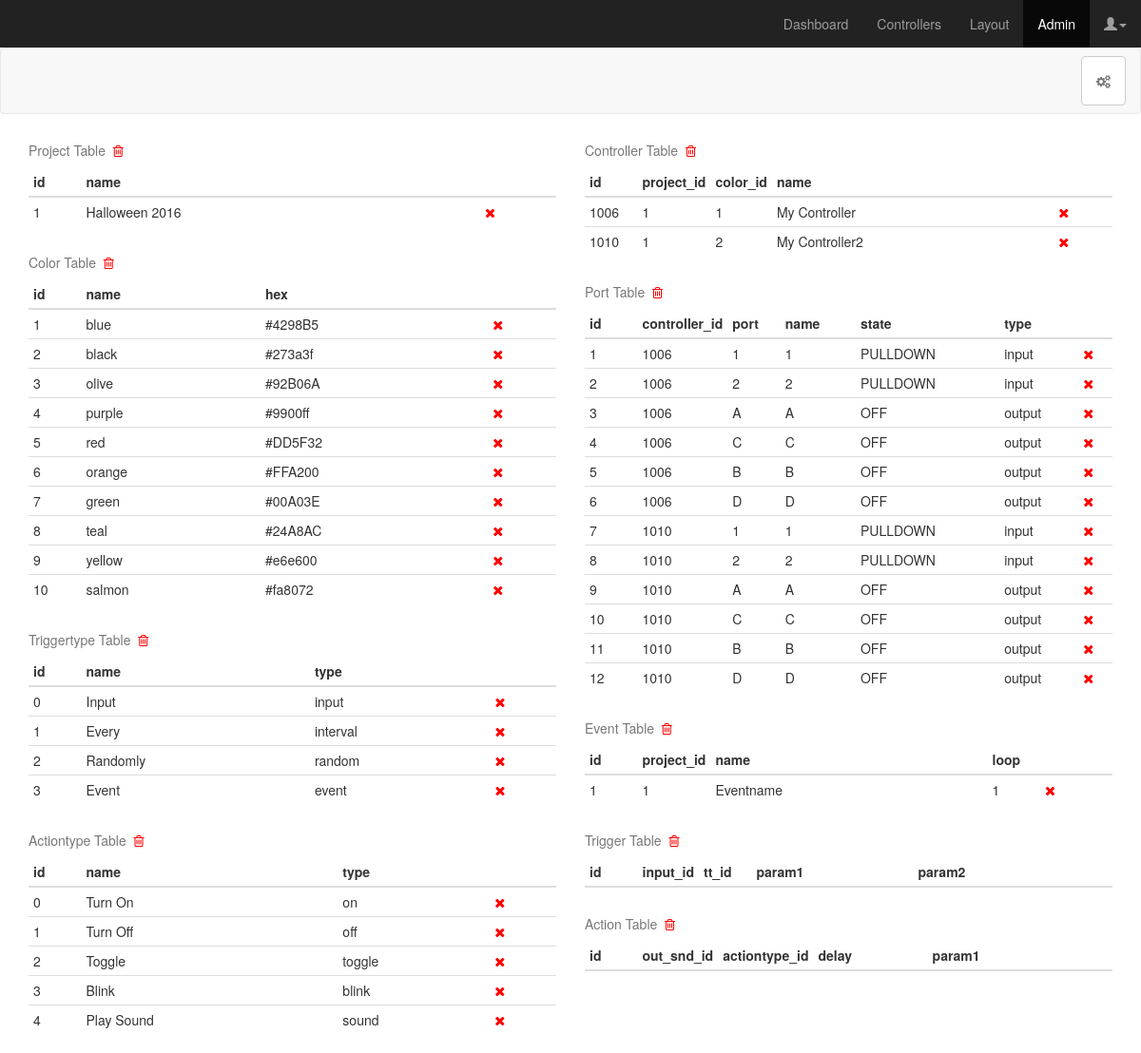
The page /admin on the database its author committed.
### app/models.py (models this page shows, shortened)
class Project(db.Model):
	id = db.Column(db.Integer, primary_key=True)
	name = db.Column(db.String(49), unique=True)
	controller = db.relationship('Controller', backref='controlelr', lazy='dynamic')
	event = db.relationship('Event', backref='event', lazy='dynamic')
	@property
	def serialize(self):
		return{
			'id': self.id,
			'name': self.name
		}

class Color(db.Model):
	id = db.Column(db.Integer, primary_key=True)
	name = db.Column(db.String(8))
	hex = db.Column(db.String(8))
	@property
	def serialize(self):
		return{
			'id': self.id,
			'name': self.name,
			'hex': self.hex
		}

class Triggertype(db.Model):
	id = db.Column(db.Integer, primary_key=True)
	type = db.Column(db.String(10))
	name = db.Column(db.String(25))
	@property
	def serialize(self):
		return {
			'id': self.id,
			'name': self.name,
			'type': self.type
		}

class Actiontype(db.Model):
	id = db.Column(db.Integer, primary_key=True)
	type = db.Column(db.String(10))
	name = db.Column(db.String(25))
	@property
	def serialize(self):
		return{
			'id': self.id,
			'name': self.name,
			'type': self.type
		}

class Controller(db.Model):
	id = db.Column(db.Integer, primary_key=True)
	project_id = db.Column(db.Integer, db.ForeignKey('project.id'))
	color_id = db.Column(db.Integer, db.ForeignKey('color.id'))
	name = db.Column(db.String(25), unique=True)
	ports = db.relationship('Port', backref='controller')
	def get_port(self, port):
		try:
			for p in self.ports:
				if p.port == port:
					return p
			NotFound = namedtuple('NotFound', 'id name state')
			p = NotFound(id='<NOT_FOUND>', name='<NOT_FOUND>', state='<NOT_FOUND>')
			return p
		except:
			return 0
	@property
	def serialize(self):
		return {
			'controller_id': self.id,
			'project_id': self.project_id,
			'controllername': self.name,
			'controllercolor': self.color_id,
			'input1_id': self.get_port('1').id,
			'input1name': self.get_port('1').name,
			'input1state': self.get_port('1').state,
			'input2_id': self.get_port('2').id,
			'input2name': self.get_port('2').name,
			'input2state': self.get_port('2').state,
			'outputA_id': self.get_port('A').id,
			'outputAname': self.get_port('A').name,
			'outputAstate': self.get_port('A').state,
			'outputB_id': self.get_port('B').id,
			'outputBname': self.get_port('B').name,
			'outputBstate': self.get_port('B').state,
			'outputC_id': self.get_port('C').id,
			'outputCname': self.get_port('C').name,
			'outputCstate': self.get_port('C').state,
			'outputD_id': self.get_port('D').id,
			'outputDname': self.get_port('D').name,
			'outputDstate': self.get_port('D').state,
		}

class Port(db.Model):
	id = db.Column(db.Integer, primary_key=True)
	controller_id = db.Column(db.Integer, db.ForeignKey('controller.id'))
	port = db.Column(db.String(2))
	name = db.Column(db.String(25))
	state = db.Column(db.String(10))
	type = db.Column(db.String(8))
	@property
	def serialize(self):
		return {
			'id': self.id,
			'cid': self.controller_id,
			'cname': self.controller.name,
			'port': self.port,
			'name': self.name,
			'state': self.state,
			'type': self.type,
			'color_id': self.controller.color_id
		}

class Event(db.Model):
	id = db.Column(db.Integer, primary_key=True)
	project_id = db.Column(db.Integer, db.ForeignKey('project.id'))
	name = db.Column(db.String(24), default='Eventname')
	loop = db.Column(db.Integer, default=1)
	triggers = db.relationship(
		'Trigger',
		secondary = event_triggers,
		backref = db.backref('events', lazy='dynamic'),
		lazy = 'dynamic')
	actions = db.relationship(
		'Action',
		secondary = event_actions,
		backref = db.backref('events', lazy='dynamic'),
		lazy = 'dynamic')
	@property
	def serialize(self):
		return {
			'id': self.id,
			'project_id': self.project_id,
			'name': self.name,
			'loop': self.loop
		}

### app/views.py (the view)
@app.route('/admin')
def admin():
	return render_template('admin.html', title='Admin', projects=[p.serialize for p in Project.query.all()], ports=[p.serialize for p in Port.query.all()], triggertypes=[tt.serialize for tt in Triggertype.query.all()], actiontypes=[at.serialize for at in Actiontype.query.all()], actions=[a.serialize for a in Action.query.all()], controllers=[c.serialize for c in Controller.query.all()], events=[e.serialize for e in Event.query.all()], colors=[c.serialize for c in Color.query.all()])

### app/templates/admin.html (shortened to what this page needs)
{% extends "base.html" %}
{% block content %}
<link href="static/css/admin.css" rel="stylesheet">
<nav class="navbar navbar-default">
  <div class="container-fluid">
    <div class="collapse navbar-collapse" id="navbar-collapse-1">
      <ul class="nav navbar-nav navbar-right">
        <li>
        	<a class="btn btn-default navbar-btn" href="init_setup" role="button">
        	  <i class="fa fa-cogs"></i>
        	</a>
        </li>
      </ul>
    </div>
  </div>
</nav>
<div class="container">
  <div class="row">
    <div class="col-xs-6">
      <table class="table table-condensed">
        <caption>Project Table&nbsp;&nbsp;<i class="fa fa-trash-o" id="project" style="color:red;"></caption>
        <thead>
          <tr>
            <th class="id">id</th>
            <th>name</th>
            <th>&nbsp;</th>
          </tr>
        </thead>
        <tbody>
          {% for p in projects %}
          <tr>
            <td class="id">{{ p.id }}</td>
            <td>{{ p.name }}</td>
            <td><i class="fa fa-times" id="project-{{ p.id }}" style="color:red;"></td>
          </tr>
          {% endfor %}
        </tbody>
      </table>
      <table class="table table-condensed">
        <caption>Color Table&nbsp;&nbsp;<i class="fa fa-trash-o" id="color" style="color:red;"></caption>
        <thead>
          <tr>
            <th class="id">id</th>
            <th>name</th>
            <th>hex</th>
            <th>&nbsp;</th>
          </tr>
        </thead>
        <tbody>
          {% for c in colors %}
          <tr>
            <td class="id">{{ c.id }}</td>
            <td>{{ c.name }}</td>
            <td>{{ c.hex }}</td>
            <td><i class="fa fa-times" id="color-{{ c.id }}" style="color:red;"></td>
          </tr>
          {% endfor %}
        </tbody>
      </table>
      <table class="table table-condensed">
        <caption>Triggertype Table&nbsp;&nbsp;<i class="fa fa-trash-o" id="triggertype" style="color:red;"></caption>
        <thead>
          <tr>
            <th class="id">id</th>
            <th>name</th>
            <th>type</th>
            <th>&nbsp;</th>
          </tr>
        </thead>
        <tbody>
          {% for tt in triggertypes %}
          <tr>
            <td class="id">{{ tt.id }}</td>
            <td>{{ tt.name }}</td>
            <td>{{ tt.type }}</td>
            <td><i class="fa fa-times" id="triggertype-{{ tt.id }}" style="color:red;"></td>
          </tr>
          {% endfor %}
        </tbody>
      </table>
      <table class="table table-condensed">
        <caption>Actiontype Table&nbsp;&nbsp;<i class="fa fa-trash-o" id="actiontype" style="color:red;"></caption>
        <thead>
          <tr>
            <th class="id">id</th>
            <th>name</th>
            <th>type</th>
            <th>&nbsp;</th>
          </tr>
        </thead>
        <tbody>
          {% for a in actiontypes %}
          <tr>
            <td class="id">{{ a.id }}</td>
            <td>{{ a.name }}</td>
            <td>{{ a.type }}</td>
            <td><i class="fa fa-times" id="actiontype-{{ a.id }}" style="color:red;"></td>
          </tr>
          {% endfor %}
        </tbody>
      </table>
    </div>
    <div class="col-xs-6">
      <table class="table table-condensed">
        <caption>Controller Table&nbsp;&nbsp;<i class="fa fa-trash-o" id="controller" style="color:red;"></caption>
        <thead>
          <tr>
            <th class="id">id</th>
            <th class="id">project_id</th>
            <th class="id">color_id</th>
            <th>name</th>
            <th>&nbsp;</th>
          </tr>
        </thead>
        <tbody>
          {% for c in controllers %}
          <tr>
            <td class="id">{{ c.controller_id }}</td>
            <td class="id">{{ c.project_id }}</td>
            <td class="id">{{ c.controllercolor }}</td>
            <td>{{ c.controllername }}</td>
            <td><i class="fa fa-times" id="controller-{{ c.controller_id }}" style="color:red;"></td>
          </tr>
          {% endfor %}
        </tbody>
      </table>
      <table class="table table-condensed">
        <caption>Port Table&nbsp;&nbsp;<i class="fa fa-trash-o" id="port" style="color:red;"></caption>
        <thead>
          <tr>
            <th class="id">id</th>
            <th class="id">controller_id</th>
            <th class="id">port</th>
            <th>name</th>
            <th>state</th>
            <th>type</th>
            <th>&nbsp;</th>
          </tr>
        </thead>
        <tbody>
          {% for p in ports %}
          <tr>
            <td class="id">{{ p.id }}</td>
            <td class="id">{{ p.cid }}</td>
            <td class="id">{{ p.port }}</td>
            <td>{{ p.name }}</td>
            <td>{{ p.state }}</td>
            <td>{{ p.type }}</td>
            <td><i class="fa fa-times" id="port-{{ p.id }}" style="color:red;"></td>
          </tr>
          {% endfor %}
        </tbody>
      </table>
      <table class="table table-condensed">
        <caption>Event Table&nbsp;&nbsp;<i class="fa fa-trash-o" id="event" style="color:red;"></caption>
        <thead>
          <tr>
            <th class="id">id</th>
            <th class="id">project_id</th>
            <th>name</th>
            <th class="id">loop</th>
            <th>&nbsp;</th>
          </tr>
        </thead>
        <tbody>
          {% for e in events %}
          <tr>
            <td class="id">{{ e.id }}</td>
            <td class="id">{{ e.project_id }}</td>
            <td>{{ e.name }}</td>
            <td class="id">{{ e.loop }}</td>
            <td><i class="fa fa-times" id="event-{{ e.id }}" style="color:red;"></td>
          </tr>
          {% endfor %}
        </tbody>
      </table>
      <table class="table table-condensed">
        <caption>Trigger Table&nbsp;&nbsp;<i class="fa fa-trash-o" id="trigger" style="color:red;"></caption>
        <thead>
          <tr>
            <th class="id">id</th>
            <th class="id">input_id</th>
            <th class="id">tt_id</th>
            <th>param1</th>
            <th>param2</th>
            <th>&nbsp;</th>
          </tr>
        </thead>
      </table>
      <table class="table table-condensed">
        <caption>Action Table&nbsp;&nbsp;<i class="fa fa-trash-o" id="action" style="color:red;"></caption>
        <thead>
          <tr>
            <th class="id">id</th>
            <th class="id">out_snd_id</th>
            <th class="id">actiontype_id</th>
            <th>delay</th>
            <th>param1</th>
            <th>&nbsp;</th>
          </tr>
        </thead>
      </table>
    </div>
  </div>
</div>
{% endblock %}

### app/templates/base.html (shortened to what this page needs)
<!DOCTYPE html>
<html lang="en">
  <head>
    <link href="static/css/bootstrap.min.css" rel="stylesheet">
    <link href="static/font-awesome-4.6.3/css/font-awesome.min.css" rel="stylesheet">
    <link href="static/css/animate.min.css" rel="stylesheet">
  </head>
  <body>
    <nav class="navbar navbar-inverse navbar-fixed-top">
      <div class="container-fluid">
        <div id="navbar" class="navbar-collapse collapse">
          <ul class="nav navbar-nav navbar-right">
            <li id="dashboard"><a href="dashboard">Dashboard</a></li>
            <li id="controllers"><a href="controllers">Controllers</a></li>
            <li id="layout"><a href="#">Layout</a></li>
            <li id="admin"><a href="admin">Admin</a></li>
            <li>
              <a href="#" class="dropdown-toggle" data-toggle="dropdown"><span class="glyphicon glyphicon-user"></span><span class="caret"></span></a>
            </li>
          </ul>
        </div>
      </div>
    </nav>
    {% block content %}{% endblock %}
  </body>
</html>

### app/static/css/admin.css (style rules this page uses)
body { padding-top: 50px; }
.navbar-fixed-top { border: 0; }
.id { width: 10%; }

### rows shown on the page
Project: id "1", name "Halloween 2016"
Color: id "1", name "blue", hex "#4298B5"
Color: id "2", name "black", hex "#273a3f"
Color: id "3", name "olive", hex "#92B06A"
Color: id "4", name "purple", hex "#9900ff"
Color: id "5", name "red", hex "#DD5F32"
Color: id "6", name "orange", hex "#FFA200"
Color: id "7", name "green", hex "#00A03E"
Color: id "8", name "teal", hex "#24A8AC"
Color: id "9", name "yellow", hex "#e6e600"
Color: id "10", name "salmon", hex "#fa8072"
Triggertype: id "0", name "Input", type "input"
Triggertype: id "1", name "Every", type "interval"
Triggertype: id "2", name "Randomly", type "random"
Triggertype: id "3", name "Event", type "event"
Actiontype: id "0", name "Turn On", type "on"
Actiontype: id "1", name "Turn Off", type "off"
Actiontype: id "2", name "Toggle", type "toggle"
Actiontype: id "3", name "Blink", type "blink"
Actiontype: id "4", name "Play Sound", type "sound"
Controller: controller_id "1006", controllername "My Controller"
Controller: controller_id "1010", controllername "My Controller2"
Port: cid "1006", state "PULLDOWN", type "input"
Port: cid "1006", state "PULLDOWN", type "input"
Port: id "3", cid "1006", port "A", name "A", state "OFF", type "output"
Port: id "4", cid "1006", port "C", name "C", state "OFF", type "output"
Port: id "5", cid "1006", port "B", name "B", state "OFF", type "output"
Port: id "6", cid "1006", port "D", name "D", state "OFF", type "output"
Port: id "7", cid "1010", port "1", name "1", state "PULLDOWN", type "input"
Port: id "8", cid "1010", port "2", name "2", state "PULLDOWN", type "input"
Port: id "9", cid "1010", port "A", name "A", state "OFF", type "output"
Port: id "10", cid "1010", port "C", name "C", state "OFF", type "output"
Port: id "11", cid "1010", port "B", name "B", state "OFF", type "output"
Port: id "12", cid "1010", port "D", name "D", state "OFF", type "output"
Event: id "1", project_id "1", name "Eventname", loop "1"

### other values the page prints
{{ c.project_id }} "1" "1"
{{ c.controllercolor }} "1" "2"
{{ p.id }} "1" "2"
{{ p.port }} "1" "2"
{{ p.name }} "1" "2"
